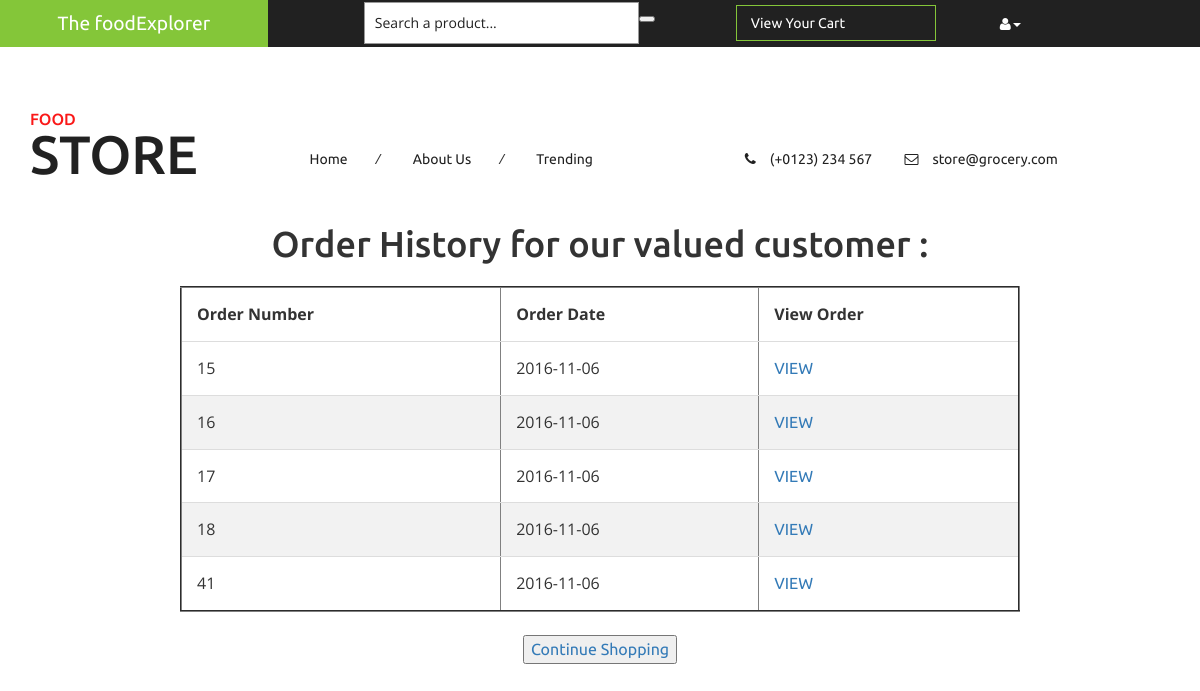
The app's page /previousOrders.php with its own data.
### tables this page shows
CREATE TABLE `orders` (
  `order_number` int(20) NOT NULL,
  `order_date` date NOT NULL,
  `shipper_id` varchar(20) NOT NULL,
  `email_id` varchar(200) DEFAULT NULL,
  `address` varchar(200) DEFAULT NULL
);

### previousOrders.php (the view, shortened to what this page needs)
<!DOCTYPE html>
<html>
<head>
<?php include 'head.php' ?>
</head>
	<body>
	<div align="center">
		<h1>Order History for our valued customer :</h1>
		<h2><?php echo $_SESSION["name"]; ?></h2><br>
		<table border="2">
			<thead>
				<tr>
					<th> Order Number </th>
					<th> Order Date </th>
					<th> View Order</th>
				</tr>
			</thead>
		<tbody>
		<?php
			$db = mysqli_connect("localhost",'root','121');
			mysqli_query($db, "use fdx");
			$user = $_SESSION['email_id'];
			$query = "SELECT * from orders where email_id = '$user'";
			$res = mysqli_query($db, $query);
			if(mysqli_num_rows($res)==0){
				echo '<tr><td colspan="10">No Rows Returned</td></tr>';
			} else {
					while($row = mysqli_fetch_assoc($res)){
						$pnum = $row['order_number'];
						echo "<tr><td>{$row['order_number']}</td>   <td>{$row['order_date']}</td>
								<td><a href = viewOrder.php?ordernumber=$pnum>  VIEW  </a></td></tr>
						";
					}
			}
		?>
		</tbody>
		</table><br>
		<a href="index.php"><button>Continue Shopping</button></div></a><br>
	</body>
</html>

### previousOrders.php (style rules this page uses)
table { width: 70%; border-collapse: collapse; margin: 0 auto; }
table td { padding: 15px; border-bottom: 1px solid #ddd; }
table th { height: 50px; padding: 15px; border-bottom: 1px solid #ddd; }
tr:nth-child(even) { background-color: #f2f2f2 }

### records on screen
orders: order_number "15", order_date "2016-11-06"
orders: order_number "16", order_date "2016-11-06"
orders: order_number "17", order_date "2016-11-06"
orders: order_number "18", order_date "2016-11-06"
orders: order_number "41", order_date "2016-11-06"
